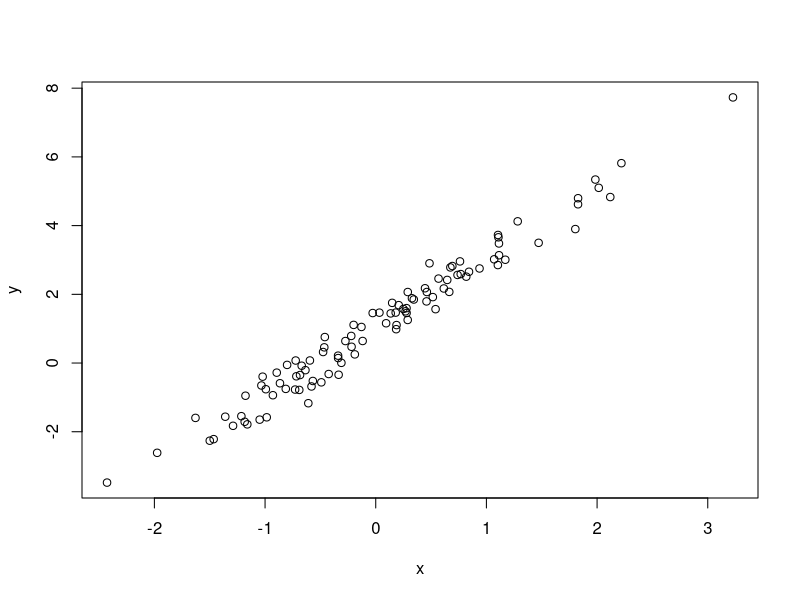
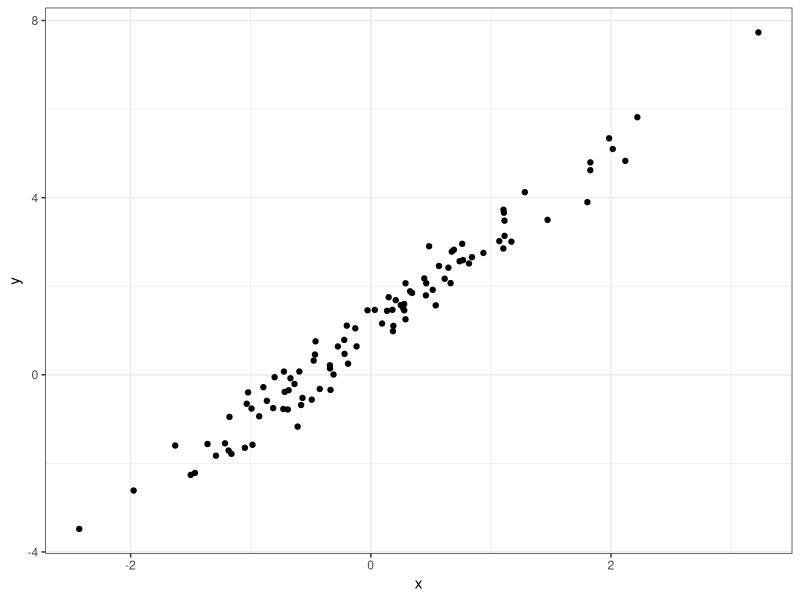
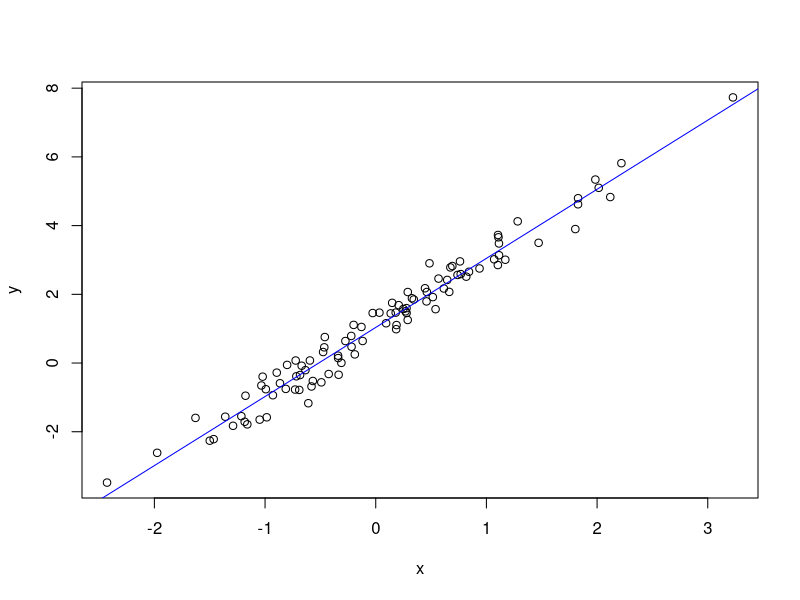
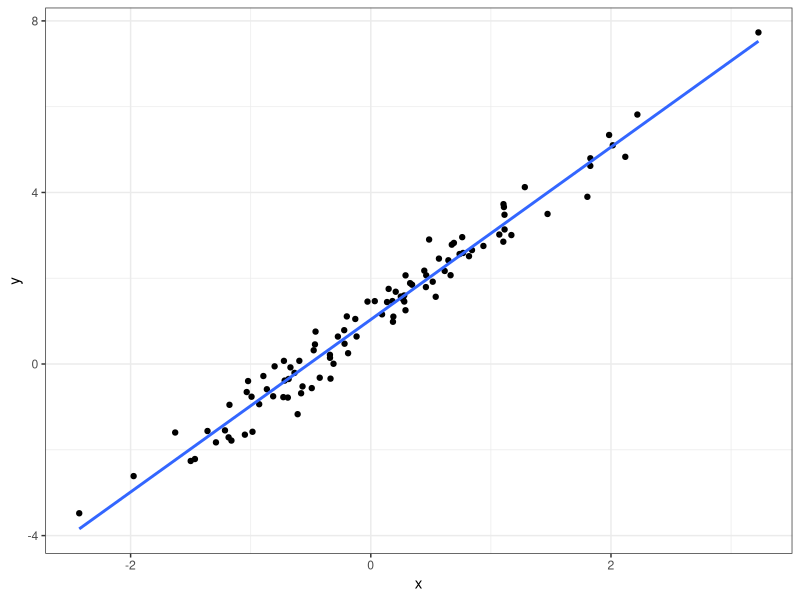
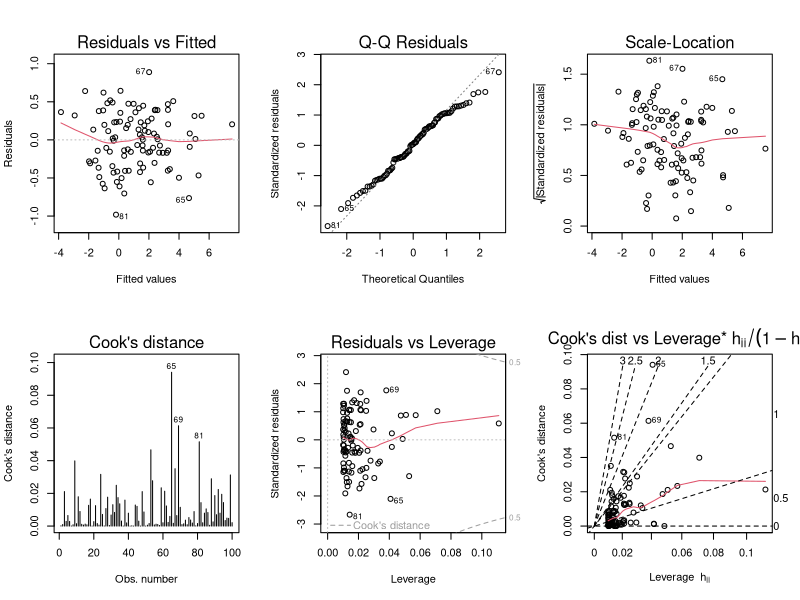
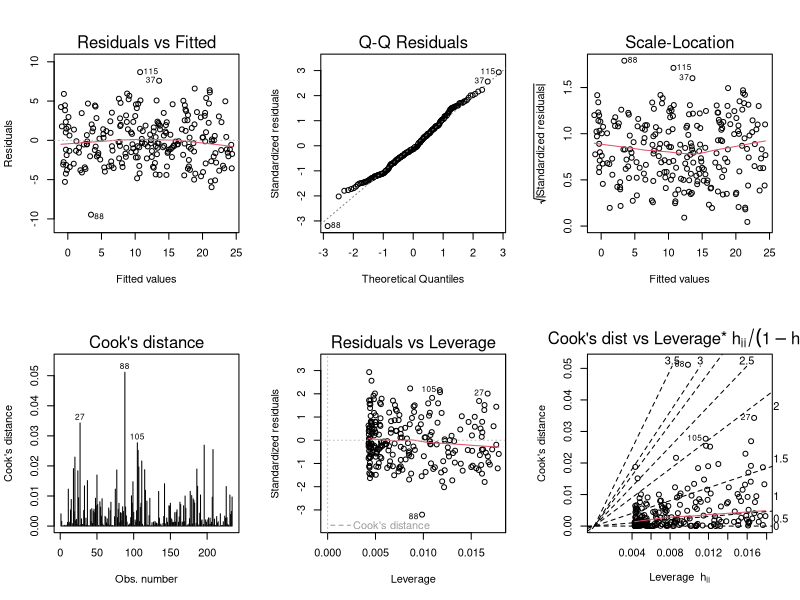
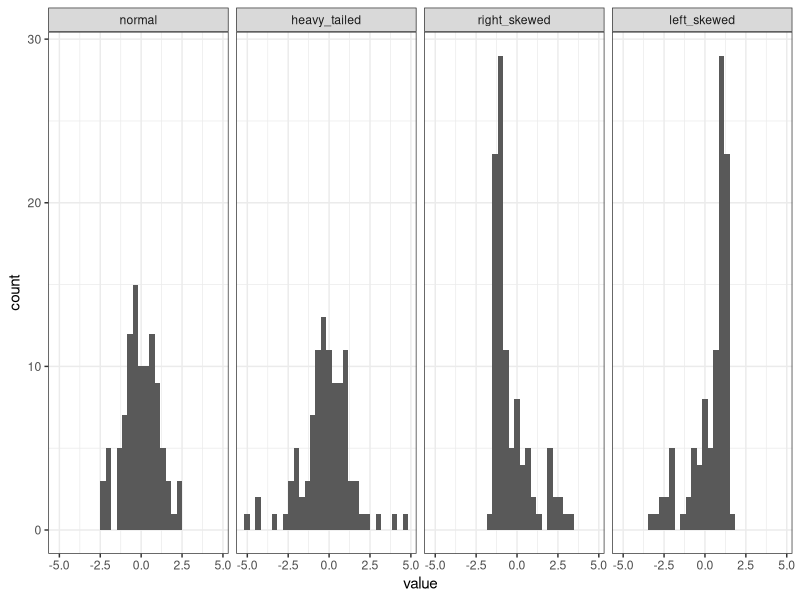
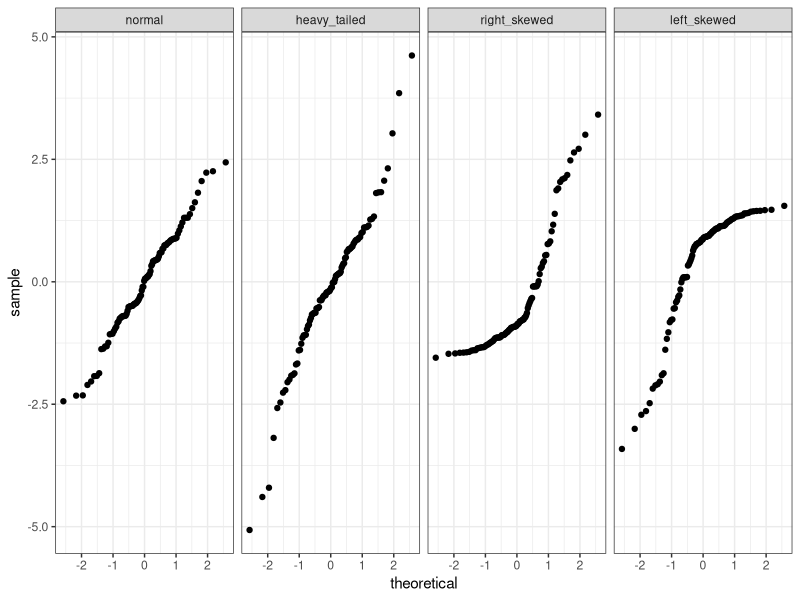

Reproduce these figures in R, in order.
## ---- chunk 1
library("dplyr")
library("ggplot2")
library("tidyr")
## ---- chunk 2
set.seed(20170320)
## ---- chunk 3
n <- 100 
x <- rnorm(n)
b0 <- 1
b1 <- 2
sigma <- 0.4
error <- rnorm(n,0,sigma)
y <- b0+b1*x+error

d <- data.frame(x=x,y=y)
## ---- chunk 4
plot(y ~ x, data = d)
## ---- chunk 5
library("ggplot2")
ggplot(d, aes(x=x, y=y)) +
  geom_point() +
  theme_bw()
## ---- chunk 6
m <- lm(y ~ x, data = d)
## ---- chunk 7
m
summary(m)
## ---- chunk 8
plot(y ~ x, data = d)
abline(m, col='blue')
## ---- chunk 9
ggplot(d, aes(x=x, y=y)) +
  geom_point() + 
  stat_smooth(method = "lm", se = FALSE) +
  theme_bw()
## ---- chunk 10
opar = par(mfrow=c(2,3))  # Create a 2x3 grid of plots and save the original settings
plot(m, 1:6, ask=FALSE)   # Plot all 6 diagnostics plots
par(opar)                 # Return to original graphics settings
## ---- chunk 11
n <- 234
x <- runif(n)
y <- -0.5 + 25*x + rnorm(n,0,sqrt(9))
m <- lm(y~x)
opar = par(mfrow=c(2,3))  # Create a 2x3 grid of plots and save the original settings
plot(m, 1:6, ask=FALSE)   # Plot all 6 diagnostics plots
par(opar)                 # Return to original graphics settings
## ---- chunk 12
n <- 100
errors <- data.frame(rep = 1:n,
                     normal       = rnorm(n),
                     heavy_tailed = rt(n, df=3),
                     right_skewed = exp(rnorm(n))) %>%
  
  mutate(right_skewed = right_skewed - exp(1/2),  # make sure errors have expectation of 0
         left_skewed  = 0 - right_skewed) 

errors_long <- errors %>%
  tidyr::gather(distribution,value,-rep) %>%
  mutate(distribution = factor(distribution, 
                               levels = c("normal",
                                          "heavy_tailed",
                                          "right_skewed",
                                          "left_skewed")))
## ---- chunk 13
ggplot(errors_long, aes(x=value)) + 
  geom_histogram() + 
  facet_grid(. ~ distribution) + 
  theme_bw()
## ---- chunk 14
ggplot(errors_long, aes(sample=value)) + 
  stat_qq() + 
  facet_grid(. ~ distribution) + 
  theme_bw()
## ---- chunk 15
opar = par(mfrow=c(1,4))
qqnorm(errors$normal, main="Normal")
qqline(errors$normal)
qqnorm(errors$heavy_tailed, main="Heavy-tailed")
qqline(errors$heavy_tailed)
qqnorm(errors$right_skewed, main="Right-skewed")
qqline(errors$right_skewed)
qqnorm(errors$left_skewed, main="Left-skewed")
qqline(errors$left_skewed)
par(opar)
## ---- chunk 16
y <- errors %>%
  mutate(x = rnorm(n))

models <- list()
models[[1]] <- lm(normal       ~ x, data=y)
models[[2]] <- lm(heavy_tailed ~ x, data=y)
models[[3]] <- lm(right_skewed ~ x, data=y)
models[[4]] <- lm(left_skewed  ~ x, data=y)
names(models) <- c("normal","heavy_tailed","right_skewed","left_skewed")
## ---- chunk 17
opar <- par(mfrow=c(2,3))
plot(models$normal, 1:6, ask=FALSE)
par(opar)
## ---- chunk 18
opar <- par(mfrow=c(2,3))
plot(models$heavy_tailed, 1:6, ask=FALSE)
par(opar)
## ---- chunk 19
opar <- par(mfrow=c(2,3))
plot(models$right_skewed, 1:6, ask=FALSE)
par(opar)
## ---- chunk 20
opar <- par(mfrow=c(2,3))
plot(models$left_skewed, 1:6, ask=FALSE)
par(opar)
## ---- chunk 21
opar = par(mfrow=c(1,4))
for (i in 1:4) plot(models[[i]], 2, main=names(models)[i])
par(opar)
## ---- chunk 22
b0 <-  10
b1 <- -5
y_new <- y %>% 
  mutate(y_normal       = b0+b1*x + normal,
         y_heavy_tailed = b0+b1*x + heavy_tailed,
         y_right_skewed = b0+b1*x + right_skewed,
         y_left_skewed  = b0+b1*x + left_skewed)

models <- list()
models[[1]] <- lm(y_normal       ~ x, data=y_new)
models[[2]] <- lm(y_heavy_tailed ~ x, data=y_new)
models[[3]] <- lm(y_right_skewed ~ x, data=y_new)
models[[4]] <- lm(y_left_skewed  ~ x, data=y_new)
names(models) <- c("normal","heavy_tailed","right_skewed","left_skewed")

opar = par(mfrow=c(1,4))
for (i in 1:4) plot(models[[i]], 2, main=names(models)[i])
par(opar)
## ---- chunk 23
n  <- 100
b0 <- 0
b1 <- 1
d  <- data.frame(x = runif(n)) %>%
  mutate(error = rnorm(n,0,x),
         y = b0+b1*x+error)
  
m <- lm(y~x, data=d)
opar <- par(mfrow=c(2,3))
plot(m, 1:6, ask=FALSE)
par(opar)
## ---- chunk 24
plot(m, 1)
## ---- chunk 25
plot(m,3)
## ---- chunk 26
b1 <- -1
d  <- d %>%
  mutate(error = rnorm(n,0,1-x), # sd is now related to 1-x
         y = b0+b1*x+error)
  
m <- lm(y~x, data=d)
opar <- par(mfrow=c(1,2))
plot(m, c(1,3), ask=FALSE)
par(opar)
## ---- chunk 27
n <- 100
b0 <-1 
b1 <- 2
d <- data.frame(x = rnorm(n)) %>%
  mutate(
    error =rnorm(n),
    y = b0+b1*x + error)

m <- lm(y ~ x, data = d)
## ---- chunk 28
names(m)
## ---- chunk 29
plot(m$residuals)
## ---- chunk 30
dd <- data.frame(index = 1:length(m$residuals),
                 residuals = m$residuals)
ggplot(dd, aes(index, residuals)) +
  geom_point() + 
  stat_smooth(se = FALSE) +
  theme_bw()
## ---- chunk 31
d <- d %>% 
  mutate(error = sin(2*pi*(1:n)/n)+rnorm(n),
         y = b0+b1*x+error)

m <- lm(y ~ x, data = d)

dd <- data.frame(index = 1:length(m$residuals),
                 residuals = m$residuals)
ggplot(dd, aes(index, residuals)) +
  geom_point() + 
  stat_smooth(se = FALSE) +
  theme_bw()
## ---- chunk 32
opar <- par(mfrow=c(2,3))
plot(m, 1:6, ask=FALSE)
par(opar)
## ---- chunk 33
d <- d %>% 
  mutate(error = (1:n)+rnorm(n), # This is a bit extreme
         y = b0+b1*x+error)

m <- lm(y ~ x, data = d)
plot(m$residuals)
## ---- chunk 34
n <- 100
b0 <- 1
b1 <- 2
d <- data.frame(x = rnorm(n)) %>%
  mutate(y = b0+b1*x + rnorm(n))
                
m <- lm(y ~ x, data = d)

d$residuals <- m$residuals

ggplot(d, aes(x, residuals)) + 
  geom_point() + 
  stat_smooth(se = FALSE) + 
  theme_bw()
## ---- chunk 35
n <- 100
b0 <- 1
b1 <- 2
d <- data.frame(x = rnorm(n)) %>%
  mutate(y = b0+b1*x+x^2 + rnorm(n))
                
m <- lm(y ~ x, data = d)

d$residuals <- m$residuals

ggplot(d, aes(x, residuals)) + 
  geom_point() + 
  stat_smooth(se = FALSE) + 
  theme_bw()
## ---- chunk 36
opar <- par(mfrow=c(2,3))
plot(m, 1:6, ask=FALSE)
par(opar)
## ---- chunk 37
n <- 100
b0 <- 1
b1 <- 2
d <- data.frame(x = rnorm(n, 1, 0.1)) %>%
  mutate(y = b0+b1*x+x^2 + rnorm(n))
                
m <- lm(y ~ x, data = d)

d$residuals <- m$residuals
plot(residuals ~ x, data = d)
